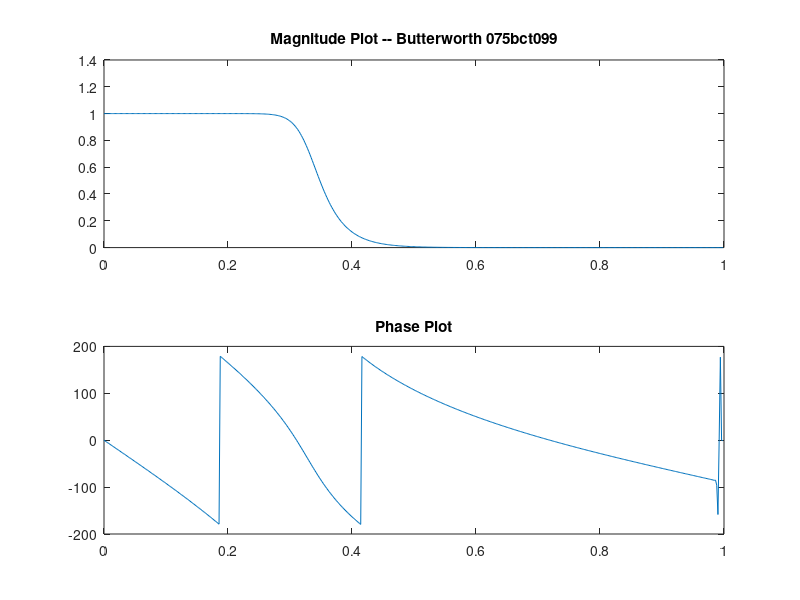

The MATLAB script that drew this image:
pkg load signal;
clc;
fs=8000; pb=1200;
sb=2000;Rp=0.5;
Rs=40;
fn=fs/2;
wp=pb/fn;
ws=sb/fn;

[N,wc]=buttord(wp,ws,Rp,Rs)
[num1,den1]=butter(N,wc);

[Hd,wd]=freqz(num1,den1);
magd=abs(Hd);
phase=angle(Hd)*180/pi;
subplot(2,1,1);
plot(wd/pi,magd);title('Magnitude Plot -- Butterworth 075bct099')
subplot(2,1,2);
plot(wd/pi,phase);title('Phase Plot')

